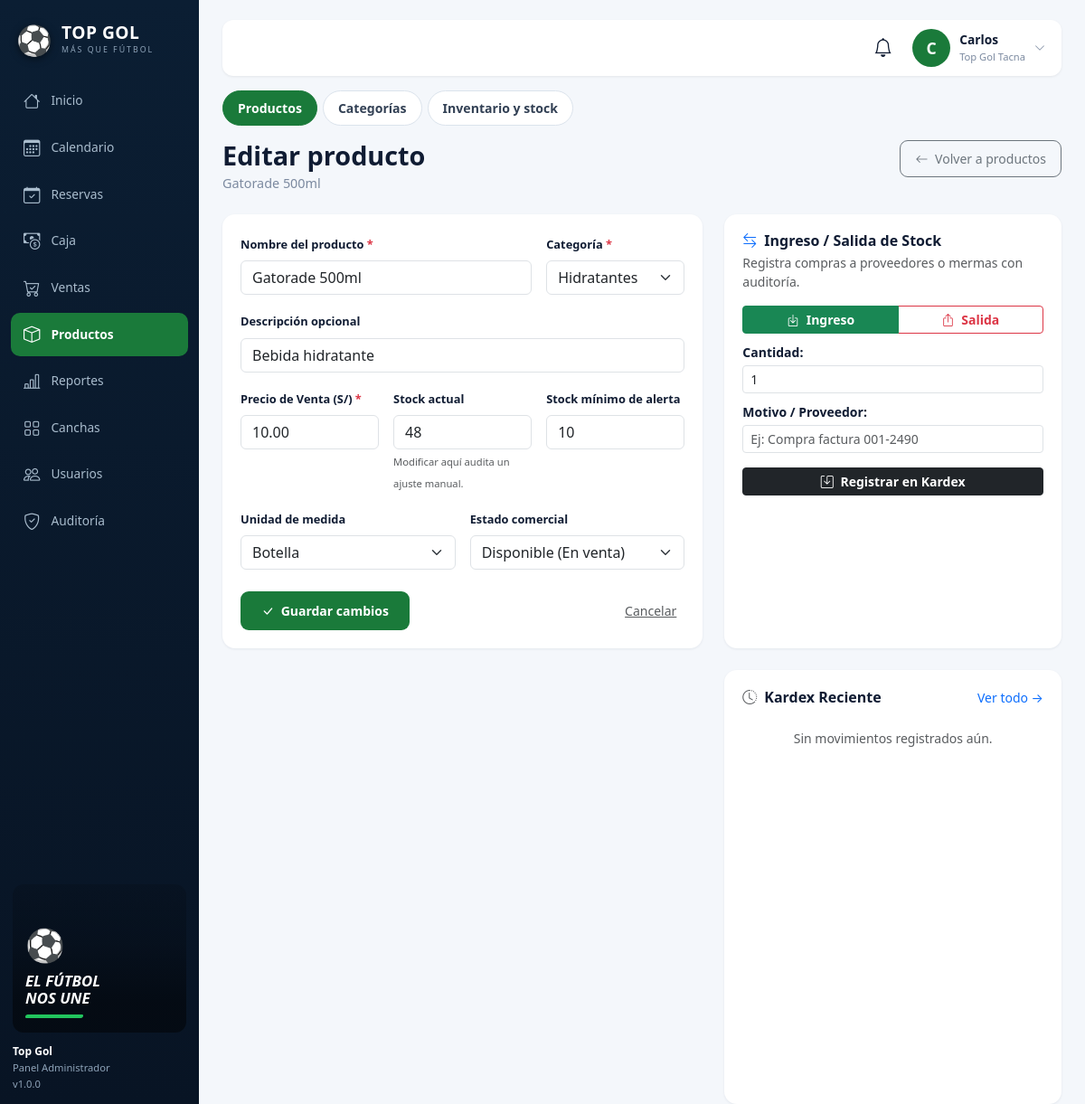
The app's page /admin/productos/editar/1 (signed in) with its own data.
### tables this page shows
CREATE TABLE IF NOT EXISTS `productos` (
  `id`           INT NOT NULL AUTO_INCREMENT,
  `nombre`       VARCHAR(100) NOT NULL,
  `descripcion`  VARCHAR(255) DEFAULT NULL,
  `categoria`    ENUM('refrescos','bebidas_alcoholicas','snacks','hidratantes','otros') NOT NULL DEFAULT 'otros',
  `categoria_id` INT UNSIGNED NULL,
  `precio`       DECIMAL(10,2) NOT NULL,
  `stock`        INT NOT NULL DEFAULT 0,
  `stock_minimo` INT NOT NULL DEFAULT 5,
  `unidad`       VARCHAR(20) NOT NULL DEFAULT 'unidad',
  `estado`       ENUM('disponible','agotado','descontinuado') NOT NULL DEFAULT 'disponible',
  `created_at`   TIMESTAMP NOT NULL DEFAULT CURRENT_TIMESTAMP,
  `updated_at`   TIMESTAMP NOT NULL DEFAULT CURRENT_TIMESTAMP ON UPDATE CURRENT_TIMESTAMP,
  PRIMARY KEY (`id`),
  KEY `idx_producto_categoria` (`categoria`),
  KEY `idx_producto_estado`    (`estado`),
  CONSTRAINT `fk_productos_categoria` FOREIGN KEY (`categoria_id`) REFERENCES `categorias` (`id`) ON DELETE RESTRICT ON UPDATE CASCADE
);

CREATE TABLE IF NOT EXISTS `categorias` (
  `id`          INT UNSIGNED AUTO_INCREMENT PRIMARY KEY,
  `nombre`      VARCHAR(60) NOT NULL,
  `slug`        VARCHAR(60) NOT NULL UNIQUE,
  `descripcion` VARCHAR(255) NULL,
  `icono`       VARCHAR(30) NOT NULL DEFAULT 'bi-box',
  `activo`      TINYINT(1) NOT NULL DEFAULT 1,
  `created_at`  DATETIME NOT NULL DEFAULT CURRENT_TIMESTAMP,
  `updated_at`  DATETIME NOT NULL DEFAULT CURRENT_TIMESTAMP ON UPDATE CURRENT_TIMESTAMP
);

### app/Views/productos/form.php (the view, shortened to what the rows shown need)
<?php
$esEdicion = $producto !== null;
$p = $producto ?? [];
$movs = $movimientos ?? [];
?>
<?php require VIEWS_PATH . DIRECTORY_SEPARATOR . 'layout' . DIRECTORY_SEPARATOR . 'admin_top.php'; ?>
<div class="d-flex align-items-start justify-content-between gap-3 flex-wrap mb-4">
    <div>
        <h1 class="adm-h1"><?= $esEdicion ? 'Editar producto' : 'Nuevo producto' ?></h1>
        <p class="adm-sub"><?= $esEdicion ? htmlspecialchars((string)($p['nombre'] ?? '')) : 'Registra un nuevo producto en el inventario del bar/kiosco.' ?></p>
    </div>
    <div class="d-flex gap-2">
        <a href="<?= url('/admin/productos') ?>" class="btn btn-sm btn-outline-secondary" style="border-radius:9px;padding:9px 16px;">
            <i class="bi bi-arrow-left me-1"></i> Volver a productos
        </a>
    </div>
</div>
<div class="row g-4">
    <div class="<?= $esEdicion ? 'col-lg-7' : 'col-lg-8' ?>">
        <div class="panel">
            <form action="<?= $esEdicion ? url('/admin/productos/actualizar/' . $p['id']) : url('/admin/productos/guardar') ?>" method="POST" class="needs-validation" novalidate>
                <div class="row g-3">
                    <div class="col-md-8">
                        <label for="nombre" class="form-label fw-semibold" style="font-size:.8rem;">Nombre del producto <span class="text-danger">*</span></label>
                        <input type="text" class="form-control" id="nombre" name="nombre" value="<?= htmlspecialchars((string)($p['nombre'] ?? '')) ?>" placeholder="Ej: Gatorade 500ml Berry" required>
                    </div>
                    <div class="col-md-4">
                        <label for="categoria_id" class="form-label fw-semibold" style="font-size:.8rem;">Categoría <span class="text-danger">*</span></label>
                        <select class="form-select" id="categoria_id" name="categoria_id" required>
                            <?php foreach ($categorias as $cat): ?>
                                <option value="<?= (int)$cat['id'] ?>" <?= ((int)($p['categoria_id'] ?? 5) === (int)$cat['id']) ? 'selected' : '' ?>>
                                    <?= htmlspecialchars($cat['nombre']) ?>
                                </option>
                            <?php endforeach; ?>
                        </select>
                    </div>
                    <div class="col-12">
                        <label for="descripcion" class="form-label fw-semibold" style="font-size:.8rem;">Descripción opcional</label>
                        <input type="text" class="form-control" id="descripcion" name="descripcion" value="<?= htmlspecialchars((string)($p['descripcion'] ?? '')) ?>" placeholder="Detalles de presentación, sabor, etc.">
                    </div>
                    <div class="col-md-4">
                        <label for="precio" class="form-label fw-semibold" style="font-size:.8rem;">Precio de Venta (S/) <span class="text-danger">*</span></label>
                        <input type="number" class="form-control" id="precio" name="precio" step="0.50" min="0.50" value="<?= htmlspecialchars((string)($p['precio'] ?? '')) ?>" required>
                    </div>
                    <div class="col-md-4">
                        <label for="stock" class="form-label fw-semibold" style="font-size:.8rem;">Stock actual</label>
                        <input type="number" class="form-control" id="stock" name="stock" min="0" step="1" value="<?= htmlspecialchars((string)($p['stock'] ?? '0')) ?>">
                        <?php if ($esEdicion): ?>
                            <small class="text-muted" style="font-size:.7rem;">Modificar aquí audita un ajuste manual.</small>
                        <?php endif; ?>
                    </div>
                    <div class="col-md-4">
                        <label for="stock_minimo" class="form-label fw-semibold" style="font-size:.8rem;">Stock mínimo de alerta</label>
                        <input type="number" class="form-control" id="stock_minimo" name="stock_minimo" min="0" step="1" value="<?= htmlspecialchars((string)($p['stock_minimo'] ?? '5')) ?>">
                    </div>
                    <div class="col-md-6">
                        <label for="unidad" class="form-label fw-semibold" style="font-size:.8rem;">Unidad de medida</label>
                        <select class="form-select" id="unidad" name="unidad">
                            <?php foreach (['unidad', 'botella', 'lata', 'bolsa', 'caja', 'paquete'] as $u): ?>
                                <option value="<?= $u ?>" <?= ($p['unidad'] ?? 'unidad') === $u ? 'selected' : '' ?>><?= ucfirst($u) ?></option>
                            <?php endforeach; ?>
                        </select>
                    </div>
                    <div class="col-md-6">
                        <label for="estado" class="form-label fw-semibold" style="font-size:.8rem;">Estado comercial</label>
                        <select class="form-select" id="estado" name="estado">
                            <option value="disponible" <?= ($p['estado'] ?? 'disponible') === 'disponible' ? 'selected' : '' ?>>Disponible (En venta)</option>
                        </select>
                    </div>
                </div>
                <div class="d-flex align-items-center justify-content-between mt-4">
                    <button type="submit" class="btn btn-sm fw-bold" style="background:#1a7a3a;color:#fff;border-radius:9px;padding:10px 22px;">
                        <i class="bi bi-check-lg me-1"></i> <?= $esEdicion ? 'Guardar cambios' : 'Registrar producto' ?>
                    </button>
                    <?php if ($esEdicion): ?>
                        <a href="<?= url('/admin/productos') ?>" class="btn btn-sm btn-link text-muted">Cancelar</a>
                    <?php endif; ?>
                </div>
            </form>
        </div>
    </div>
    <?php if ($esEdicion): ?>
    <div class="col-lg-5">
        <div class="panel mb-4">
            <h3 class="fs-6 fw-bold mb-1"><i class="bi bi-arrow-left-right me-2 text-primary"></i>Ingreso / Salida de Stock</h3>
            <p class="text-muted small mb-3">Registra compras a proveedores o mermas con auditoría.</p>
            <form action="<?= url('/admin/productos/stock/' . $p['id']) ?>" method="POST">
                <div class="mb-2">
                    <div class="btn-group w-100" role="group">
                        <label class="btn btn-sm btn-outline-success fw-bold" for="btnIngreso">
                            <i class="bi bi-box-arrow-in-down me-1"></i> Ingreso
                        </label>
                        <label class="btn btn-sm btn-outline-danger fw-bold" for="btnSalida">
                            <i class="bi bi-box-arrow-up me-1"></i> Salida
                        </label>
                    </div>
                </div>
                <div class="mb-2">
                    <label class="form-label small fw-semibold mb-1">Cantidad:</label>
                    <input type="number" class="form-control form-control-sm" name="cantidad" min="1" step="1" value="1" required>
                </div>
                <div class="mb-3">
                    <label class="form-label small fw-semibold mb-1">Motivo / Proveedor:</label>
                    <input type="text" class="form-control form-control-sm" name="motivo" placeholder="Ej: Compra factura 001-2490" required>
                </div>
                <button type="submit" class="btn btn-sm btn-dark w-100 fw-bold">
                    <i class="bi bi-save me-1"></i> Registrar en Kardex
                </button>
            </form>
        </div>
        <div class="panel">
            <div class="d-flex justify-content-between align-items-center mb-2">
                <h3 class="fs-6 fw-bold mb-0"><i class="bi bi-clock-history me-2 text-muted"></i>Kardex Reciente</h3>
                <a href="<?= url('/admin/inventario?producto_id=' . $p['id']) ?>" class="small text-decoration-none">Ver todo →</a>
            </div>
            <?php if (empty($movs)): ?>
                <p class="text-muted small py-3 text-center mb-0">Sin movimientos registrados aún.</p>
            <?php endif; ?>
        </div>
    </div>
    <?php endif; ?>
</div>
<?php require VIEWS_PATH . DIRECTORY_SEPARATOR . 'layout' . DIRECTORY_SEPARATOR . 'admin_bottom.php'; ?>

### app/Core/Router.php (shortened to what the rows shown need)
<?php
class Router {
    private array $rutas = [
        'GET'  => [],
        'POST' => []
    ];
    private function registrar(string $metodo, string $ruta, string $accion, array $middlewares): void {
        $rutaNormalizada = '/' . trim($ruta, '/');
        preg_match_all('/\{([a-zA-Z0-9_]+)\}/', $rutaNormalizada, $matches);
        $nombresParametros = $matches[1] ?? [];
        $regex = preg_replace('/\{[a-zA-Z0-9_]+\}/', '([^/]+)', $rutaNormalizada);
        $regexFinal = '#^' . $regex . '$#';
        $this->rutas[$metodo][] = [
            'ruta'        => $rutaNormalizada,
            'regex'       => $regexFinal,
            'accion'      => $accion,
            'params'      => $nombresParametros,
            'middlewares' => $middlewares
        ];
    }
    public function dispatch(): void {
        $metodo = $_SERVER['REQUEST_METHOD'] ?? 'GET';
        $uri = $this->obtenerRutaActual();
        foreach ($this->rutas[$metodo] as $rutaInfo) {
            if (preg_match($rutaInfo['regex'], $uri, $matches)) {
                array_shift($matches);
                $this->ejecutarAccion($rutaInfo['accion'], $matches);
                return;
            }
        }
    }
    private function obtenerRutaActual(): string {
        if (!empty($_GET['url']) && $_GET['url'] !== 'index.php') {
            $uri = '/' . trim((string)$_GET['url'], '/');
            $uri = preg_replace('#^/public(/|$)#', '$1', $uri);
            $uri = '/' . trim($uri, '/');
            return $uri === '//' ? '/' : $uri;
        }
        $requestUri = $_SERVER['REQUEST_URI'] ?? '/';
        $requestUri = preg_replace('#^/public(/|$)#', '$1', $requestUri);
        $requestUri = preg_replace('#^/index\.php(/|$)#', '$1', $requestUri);
        $uri = '/' . trim($requestUri, '/');
        return $uri === '//' ? '/' : $uri;
    }
    private function ejecutarAccion(string $accion, array $params): void {
        [$controladorNombre, $metodo] = explode('@', $accion);
        $controlador = new $claseCompleta();
        call_user_func_array([$controlador, $metodo], $params);
    }
}

### records on screen
productos: nombre "Gatorade 500ml", categoria_id "Hidratantes", descripcion "Bebida hidratante", precio "10.00", stock "48", stock_minimo "10", unidad "Botella", estado "Disponible (En venta)"

### other values on screen
$itemNav['label'] "Inicio"
$itemNav['label'] "Calendario"
$itemNav['label'] "Reservas"
$itemNav['label'] "Caja"
$itemNav['label'] "Ventas"
$itemNav['label'] "Productos"
$itemNav['label'] "Reportes"
$itemNav['label'] "Canchas"
$itemNav['label'] "Usuarios"
$itemNav['label'] "Auditoría"
$tabNav['label'] "Productos"
$tabNav['label'] "Categorías"
$tabNav['label'] "Inventario y stock"
